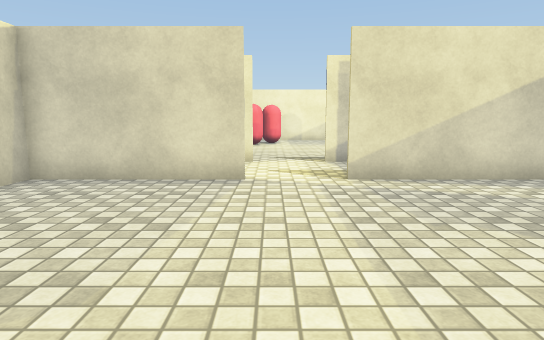
View 1 (above)

16 first-person views from a walk through a 3-D level made in the Unity game engine. The camera is 1.2 m above the floor, tilts 8° down and sees 75° across. The floor is counted in squares, 1 m on a side. Each view is taken from the middle of a square. On the plan, view 1 faces up. The plan holds only what a view shows up to about 14 squares ahead; the rest is blank. The place goes on beyond the plan. The player is left out. Surface patterns are stand-ins for the level's own textures.

View 2
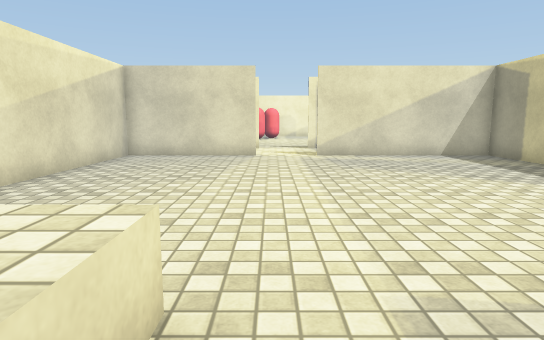

View 3
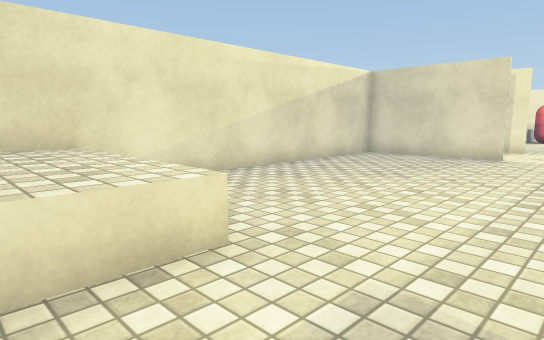

View 4
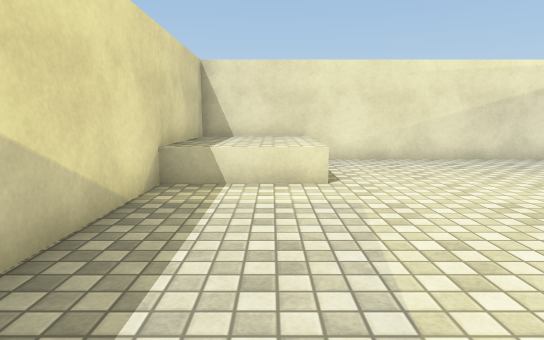

View 5
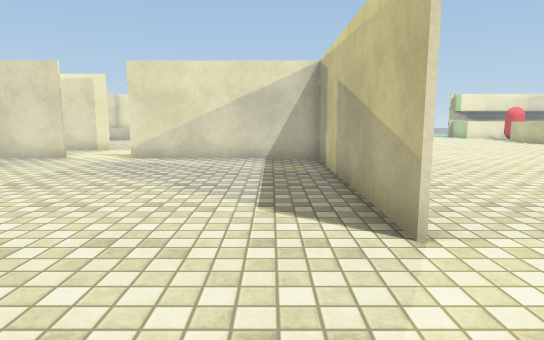

View 6
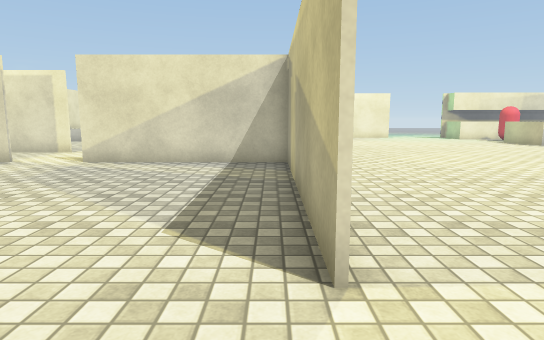

View 7
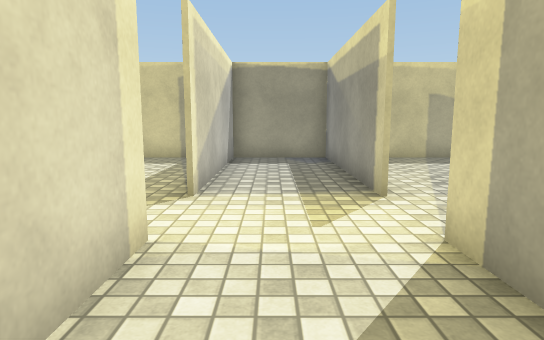

View 8
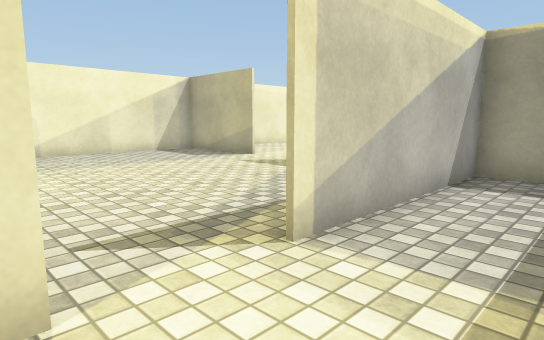

View 9
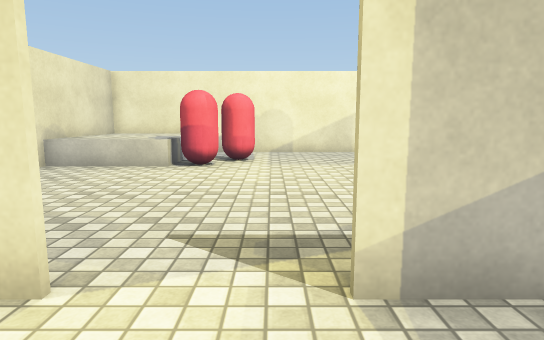

View 10
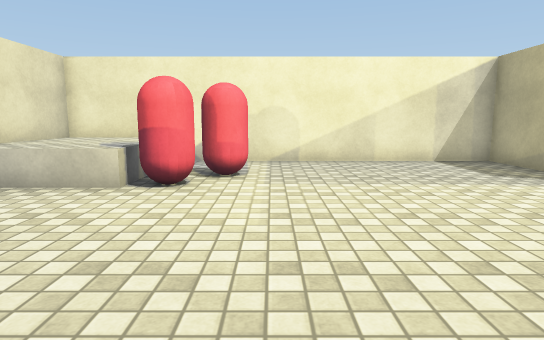

View 11
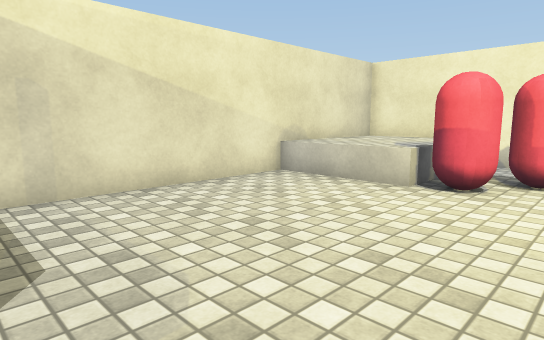

View 12
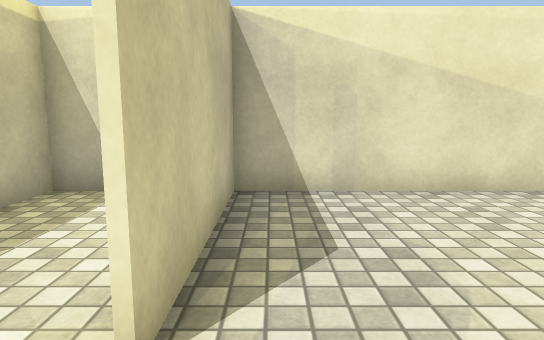

View 13
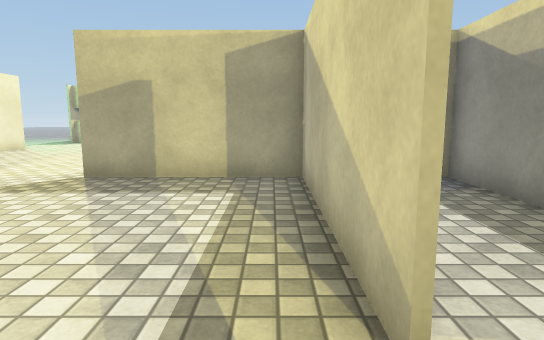

View 14
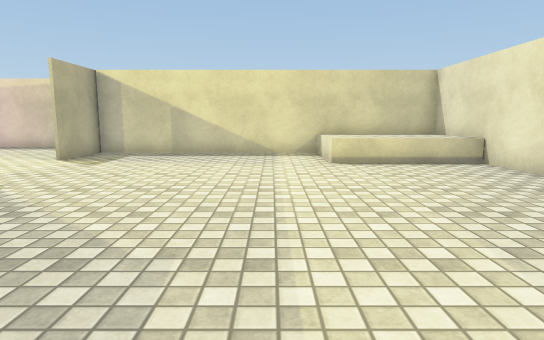

View 15
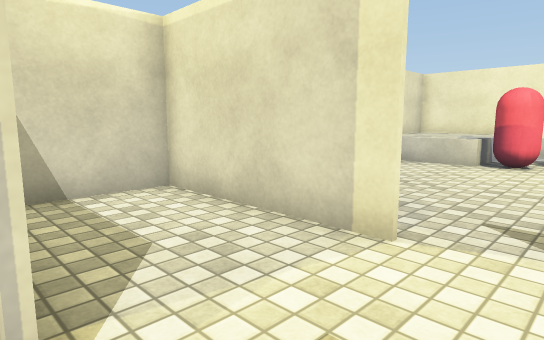

View 16
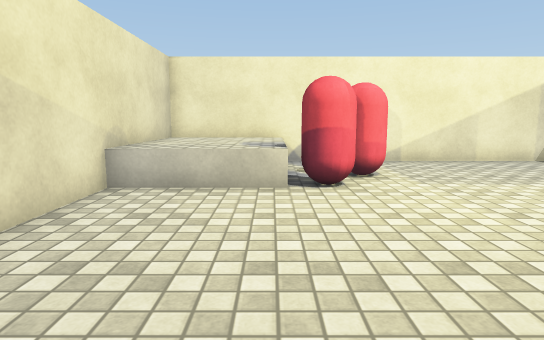

### Floor plan
Key: @ floor where view 1 was taken; # wall or solid block; . floor; ^ raised ledge; C capsule.
Columns run from 5 left of view 1 to 17 right of it. Each row starts with its distance up from view 1.
 21 #^^^........#     ..
 20 #^^^........#    ...
 19 #^^^.C......#  .....
 18 #^^^CC......#......
 17 #^^^C.............
 16 #...............
 15 #............#
 14 #............#
 13 #............#
 12 #............#
 11 #............#  .......
 10 #####..####### ........
  9 #...........## .......
  8 #...........#  ......
  7 #####..###### .......
  6 #...........# ......
  5 #...........# .....
  4 #...........# .....
  3 #...........#.....
  2 #...........#....
  1 #...........#...
  0 #....@......#...
 -1 #..............
 -2 #.............
 -3 #^^^^..........
 -4 #^^^^.......#..
 -5 #^^^^.......#...
 -6 ############# ...
 -7                ..

Where each view was taken, in squares from view 1:
view 1: 0 up, 0 right, facing up
view 2: 5 down, 0 right, facing up
view 3: 5 down, 2 right, facing up-left
view 4: 4 down, 6 right, facing left
view 5: 4 down, 6 right, facing up
view 6: 3 down, 7 right, facing up
view 7: 9 up, 4 left, facing right
view 8: 8 up, 1 left, facing up-right
view 9: 8 up, 1 right, facing up
view 10: 11 up, 1 right, facing up
view 11: 11 up, 1 right, facing up-left
view 12: 11 up, 1 right, facing left
view 13: 11 up, 0 right, facing right
view 14: 7 up, 1 right, facing down
view 15: 7 up, 1 right, facing up-left
view 16: 11 up, 2 left, facing up
